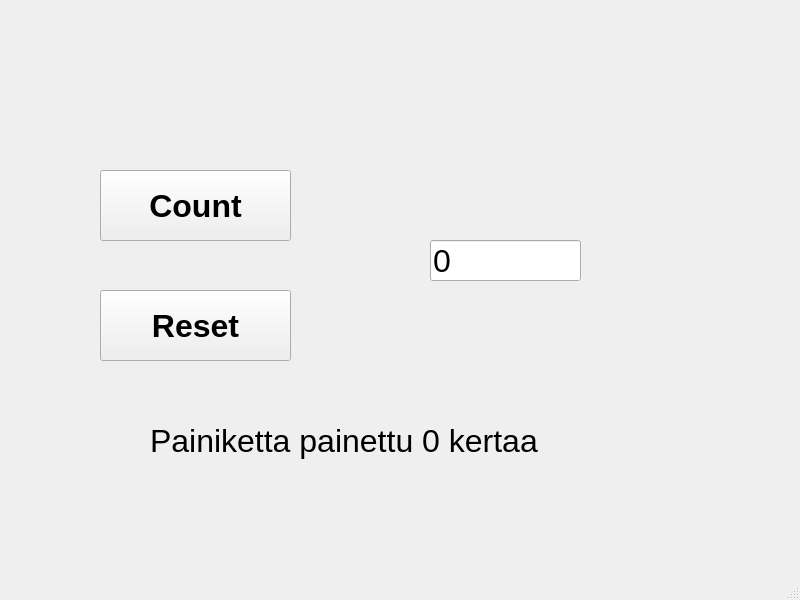
<?xml version="1.0" encoding="UTF-8"?>
<ui version="4.0">
 <class>MainWindow</class>
 <widget class="QMainWindow" name="MainWindow">
  <property name="geometry">
   <rect>
    <x>0</x>
    <y>0</y>
    <width>800</width>
    <height>600</height>
   </rect>
  </property>
  <property name="font">
   <font>
    <pointsize>17</pointsize>
   </font>
  </property>
  <property name="windowTitle">
   <string>MainWindow</string>
  </property>
  <widget class="QWidget" name="centralwidget">
   <widget class="QPushButton" name="btnCount">
    <property name="geometry">
     <rect>
      <x>100</x>
      <y>170</y>
      <width>191</width>
      <height>71</height>
     </rect>
    </property>
    <property name="font">
     <font>
      <pointsize>24</pointsize>
      <bold>true</bold>
     </font>
    </property>
    <property name="text">
     <string>Count</string>
    </property>
   </widget>
   <widget class="QPushButton" name="btnReset">
    <property name="geometry">
     <rect>
      <x>100</x>
      <y>290</y>
      <width>191</width>
      <height>71</height>
     </rect>
    </property>
    <property name="font">
     <font>
      <pointsize>24</pointsize>
      <bold>true</bold>
     </font>
    </property>
    <property name="text">
     <string>Reset</string>
    </property>
   </widget>
   <widget class="QLabel" name="label">
    <property name="geometry">
     <rect>
      <x>150</x>
      <y>410</y>
      <width>451</width>
      <height>61</height>
     </rect>
    </property>
    <property name="font">
     <font>
      <pointsize>24</pointsize>
      <italic>false</italic>
      <underline>false</underline>
     </font>
    </property>
    <property name="text">
     <string>Painiketta painettu 0 kertaa</string>
    </property>
   </widget>
   <widget class="QLineEdit" name="txtResult">
    <property name="geometry">
     <rect>
      <x>430</x>
      <y>240</y>
      <width>151</width>
      <height>41</height>
     </rect>
    </property>
    <property name="font">
     <font>
      <pointsize>24</pointsize>
      <bold>false</bold>
     </font>
    </property>
    <property name="text">
     <string>0</string>
    </property>
   </widget>
  </widget>
  <widget class="QMenuBar" name="menubar">
   <property name="geometry">
    <rect>
     <x>0</x>
     <y>0</y>
     <width>800</width>
     <height>33</height>
    </rect>
   </property>
  </widget>
  <widget class="QStatusBar" name="statusbar"/>
 </widget>
 <resources/>
 <connections/>
</ui>
